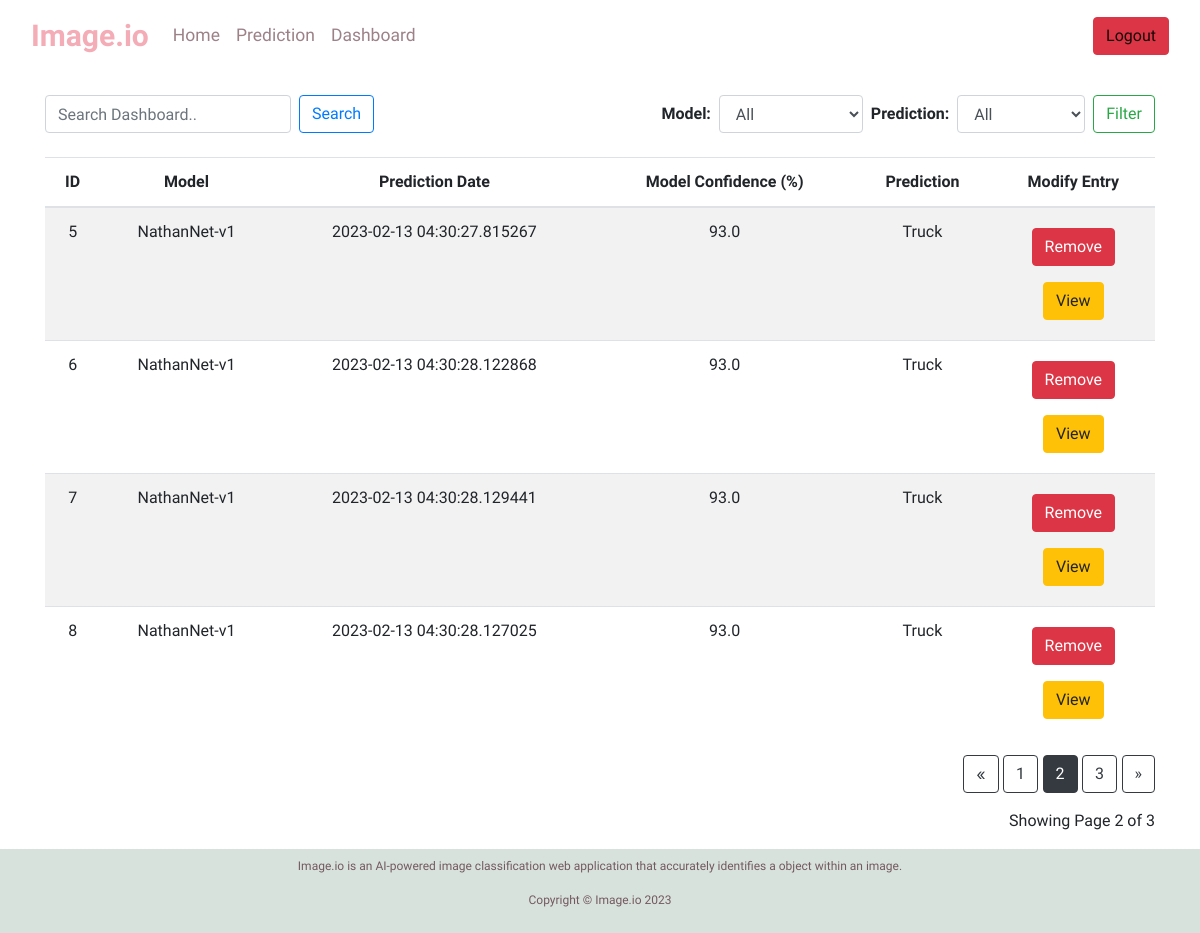
Page /dashboard?page=2 (signed in) on the committed database.
### application/models.py (models this page shows)
class Entry(db.Model):
    id = db.Column(db.Integer, primary_key=True, autoincrement = True)
    image_url = db.Column(db.String(500), nullable=False)
    model_selection = db.Column(db.String(20), nullable = False)
    pred = db.Column(db.String(20), nullable = False)
    pred_dt = db.Column(db.DateTime, nullable = False)
    conf_pct = db.Column(db.Float, nullable=False)

### application/routes.py (the view)
@app.route("/dashboard")
def dashboard_page():
    entry_count = Entry.query.count()
    if current_user.is_authenticated == False:
        return redirect(url_for("index_page"))
    page = request.args.get("page", 1, type=int)
    entries = Entry.query.paginate(page=page, per_page=ROWS_PER_PAGE)
    if len(entries.items) == 0:
        return redirect(url_for("index_page"))
    entries.mod_conf = entries
    return render_template(
        "dashboard.html",
        entries=entries,
        entry_count=entry_count
)

### application/models.py (called while the page is built)
@login_manager.user_loader
def load_user(user_id):
    return User.query.get(int(user_id))

### application/templates/dashboard.html (shortened to what this page needs)
 {% extends "layout.html" %}
Gender, Age, Hypertension, Heart Disease, Ever Married, Work Type, Residence Type, Avg Glucose Level, BMI, Smoking Status, Stroke, Prediction Date --> {% block content %} <div class='container'>
  <div class='d-flex justify-content-between my-4'>
    <form class='form-inline' action='/search' method='post'>
      <input class='form-control mr-2 search-input' type='text' name='search_term' placeholder='Search Dashboard..'>
      <button class='btn btn-outline-primary mr-2 search-button' type='submit'>Search</button>
    </form>
    <form action='/filter-results' method='post'>
      <div class='form-inline filter-1'>
        <div class='form-group mr-2'>
          <label for='modelFilter'><b>Model:</b></label>
          <select class='form-control' id='modelFilter' name='modelFilter'>
            <option value='all'>All</option>
          </select>
        </div>
        <div class='form-group mr-2 filter-2'>
          <label for='predictionFilter'><b>Prediction:</b></label>
          <select class='form-control' id='predictionFilter' name='predictionFilter'>
            <option value='all'>All</option>
          </select>
        </div>
        <button class='btn btn-outline-success filter-button' type='submit'>Filter</button>
      </div>
    </form>
  </div>
  <table class='table table-striped'>
        <thead>
          <tr>
            <th>ID</th>
            <th>Model</th>
            <th>Prediction Date</th>
            <th>Model Confidence (%)</th>
            <th>Prediction</th>
            <th>Modify Entry</th>
          </tr>
        </thead>
        <tbody> {% for entry in entries.items %} <tr>
            <td>{{ entry.id }}</td>
            <td >{{ entry.model_selection }}</td>
            <td>{{ entry.pred_dt }}</td>
            <td>{{ entry.conf_pct }}</td>
            <td>{{ entry.pred }}</td>
            <td>
              <form name='RemoveEntry' action='/remove/{{ entry.id }}' method='post' novalidate>
                <button type='submit' class='btn btn-danger my-2'>Remove</button>
              </form>
              <form name='ViewEntry' action='/view/{{ entry.id }}' method='get' novalidate>
                <button type='submit' class='btn btn-warning my-2'>View</button>
              </form>
            </td>
          </tr> {% endfor %} </tbody>
      </table>
    <div class="text-right">
      <a href="{{ url_for('dashboard_page', page=entries.prev_num) }}"
         class="btn btn-outline-dark
         {% if entries.page == 1 %}disabled{% endif %}">
          &laquo;
      </a>
      {% for page_num in entries.iter_pages(left_edge=1, right_edge=1, left_current=1, right_current=2) %}
    {% if page_num %}
              {% if entries.page == page_num %}
              <a href="{{ url_for('dashboard_page', page=page_num) }}"
                 class="btn btn-dark search-button">
                  {{ page_num }}
              </a>
              {% else %}
              <a href="{{ url_for('dashboard_page', page=page_num) }}"
                 class="btn btn-outline-dark search-button">
                  {{ page_num }}
              </a>
              {% endif %}
          {% else %}
              ...
          {% endif %}
      {% endfor %}
      <a href="{{ url_for('dashboard_page', page=entries.next_num) }}"
         class="btn btn-outline-dark search-button
         {% if entries.page == entries.pages %}disabled{% endif %}">
          &raquo;
      </a>
    </div>
    <p class="text-right mt-3 search-button">
     Showing Page {{ entries.page }} of {{ entries.pages }}
    </p>
    </div> {% endblock %}

### application/static/css/main.css (style rules this page uses)
html, body { width: 100%; height: 100%; }
th, td, .search-input, .search-button { font-family: 'Libre Franklin', sans-serif; }
.filter-1, .filter-2 { font-family: 'Libre Franklin', sans-serif; }
td, th { text-align: center; }

### rows in the picture
Entry: id "5", model_selection "NathanNet-v1", pred_dt "2023-02-13 04:30:27.815267", conf_pct "93.0", pred "Truck"
Entry: id "6", model_selection "NathanNet-v1", pred_dt "2023-02-13 04:30:28.122868", conf_pct "93.0", pred "Truck"
Entry: id "7", model_selection "NathanNet-v1", pred_dt "2023-02-13 04:30:28.129441", conf_pct "93.0", pred "Truck"
Entry: id "8", model_selection "NathanNet-v1", pred_dt "2023-02-13 04:30:28.127025", conf_pct "93.0", pred "Truck"

### other values in the picture
{{ page_num }} "1" "3"
{{ page_num }} "2"
{{ entries.page }} "2"
{{ entries.pages }} "3"
